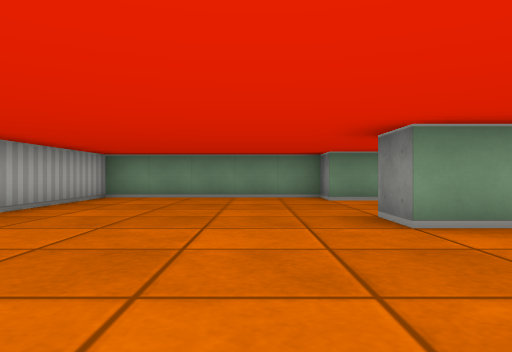
View 1 (above)

13 first-person views from a walk through a cub3D level. The camera is about half as high as the walls, looks level and sees 70° across. The floor is counted in squares. Each view is taken from the middle of a square. On the plan, view 1 faces up. The plan holds only what a view shows up to about 9 squares ahead; the rest is blank.

View 2
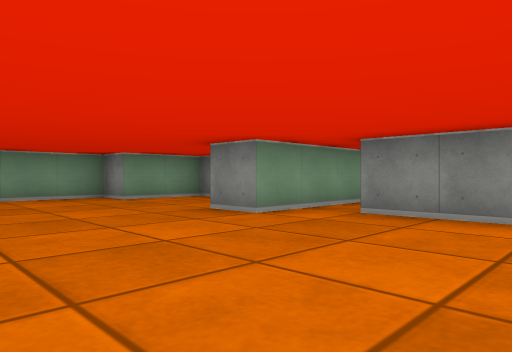

View 3
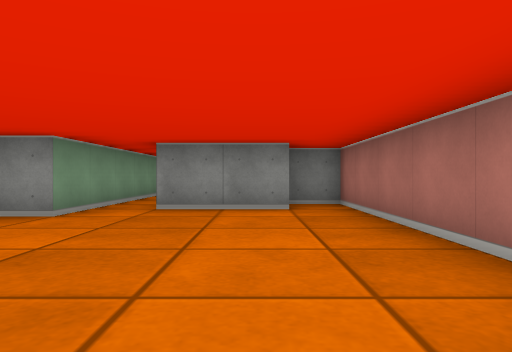

View 4
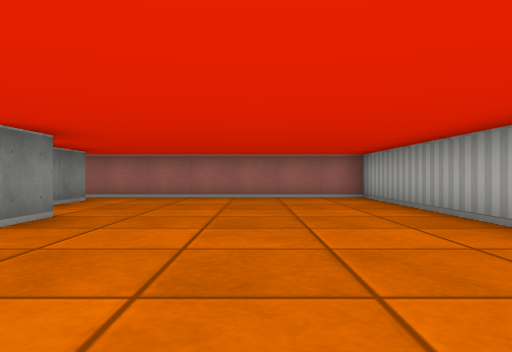

View 5
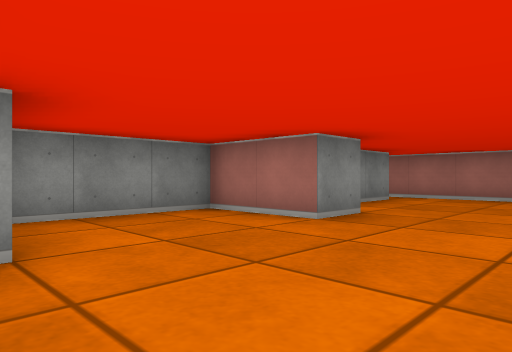

View 6
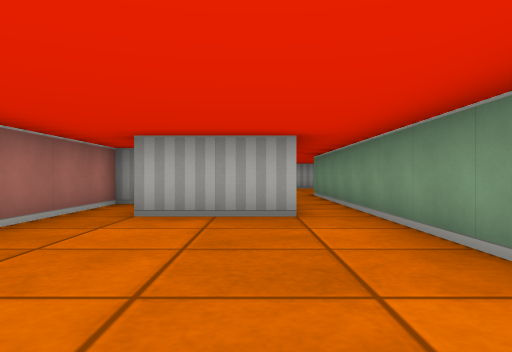

View 7
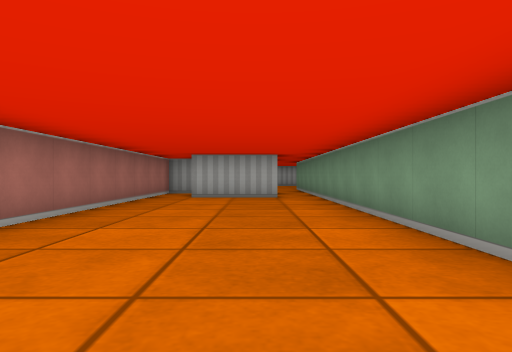

View 8
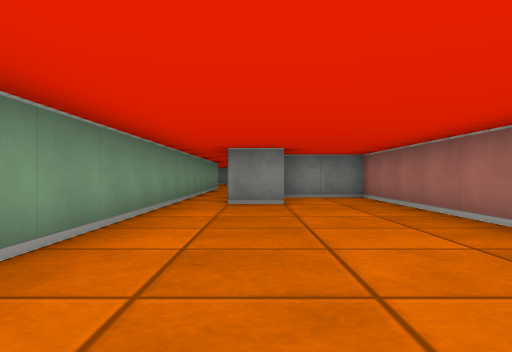

View 9
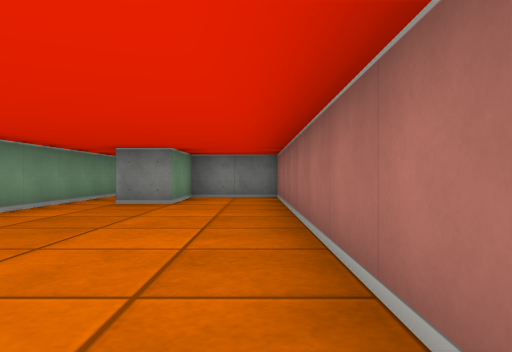

View 10
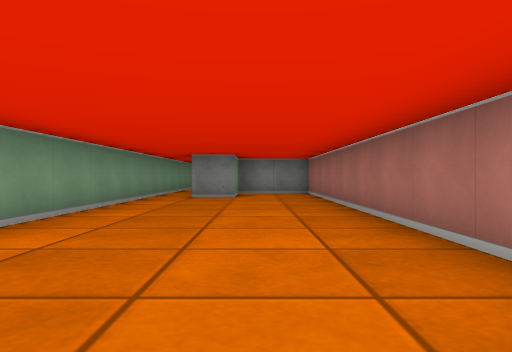

View 11
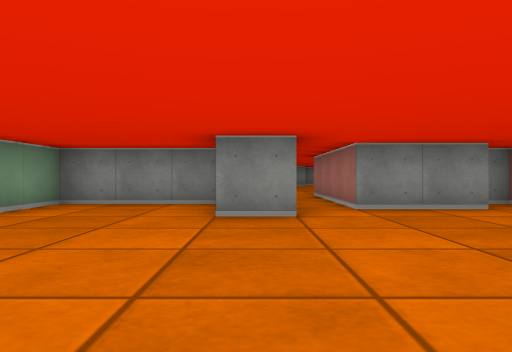

View 12
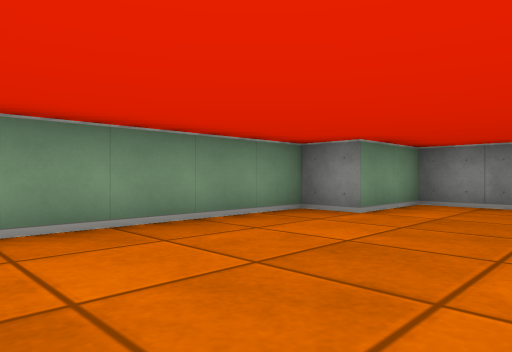

View 13
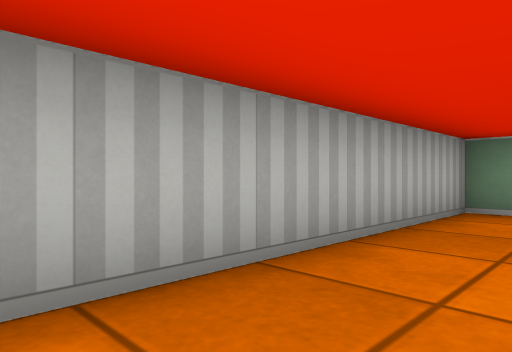

### Floor plan
Points are (right, up) in squares from view 1. A wall is a line through its corners. A room is listed if a view was taken in it or the views show most of it. See-through windows are left out.
Room 1 (views 1, 2, 3, 4, 5, 11, 12, 13)
walls: (2.5, 3.5) (1.5, 3.5) (1.5, 4.5) (3.5, 4.5) (3.5, 7.5) (1.5, 7.5) (1.5, 8.5) (-3.5, 8.5) (-3.5, -0.5) (3.5, -0.5) (3.5, 0.5); (2.5, 0.4) (2.5, 2.5)
ways out: opening at (3, 3) to room 2
Room 2 (views 6, 7, 8, 9, 10)
walls: (6.5, 2.5) (6.5, 0.5); (15.5, 3.5) (2.5, 3.5); (4.5, -0.5) (17.5, -0.5) (17.5, 1.5) (15.5, 1.5) (15.5, 2.5); (2.5, 2.5) (6, 2.5)
ways out: opening at (3, 3) to room 1; opening at (15, 3)

Where each view was taken, in squares from view 1:
view 1: 0 up, 0 right, facing up
view 2: 0 up, 2 left, facing up-right
view 3: 1 up, 3 left, facing right
view 4: 8 up, 1 left, facing down
view 5: 8 up, 1 left, facing down-right
view 6: 2 up, 11 right, facing left
view 7: 2 up, 15 right, facing left
view 8: 2 up, 9 right, facing right
view 9: 0 up, 9 right, facing right
view 10: 1 up, 7 right, facing right
view 11: 4 up, 3 left, facing right
view 12: 5 up, 3 left, facing up-right
view 13: 3 up, 2 left, facing up-left
